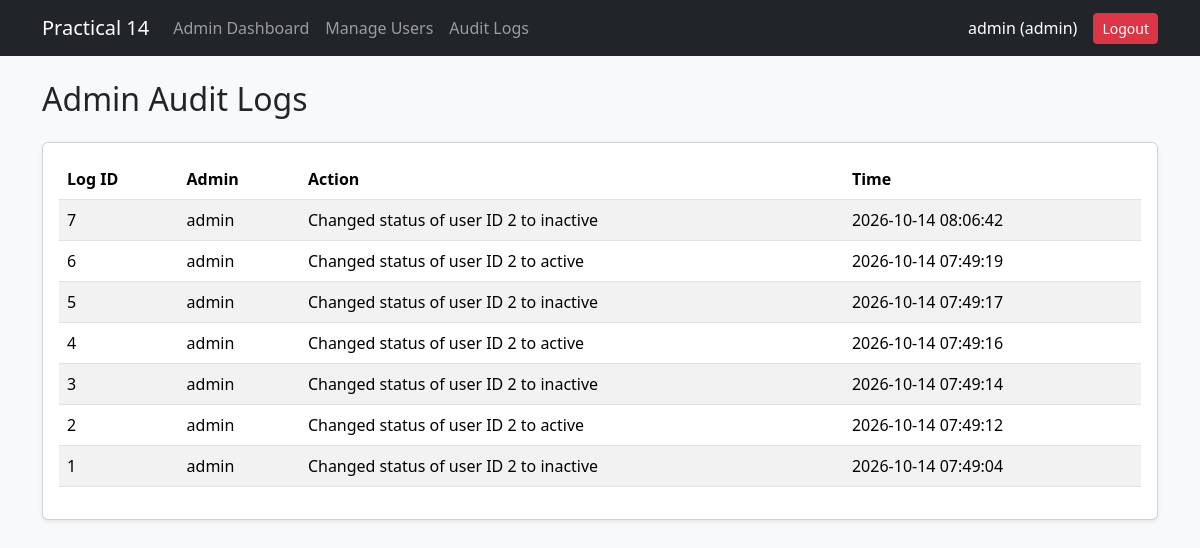
/audit_logs.php (signed in), run on the app's committed database.
### tables this page shows
CREATE TABLE `audit_logs` (
  `id` int(11) NOT NULL,
  `user_id` int(11) DEFAULT NULL,
  `action` varchar(255) NOT NULL,
  `created_at` timestamp NOT NULL DEFAULT current_timestamp()
);

CREATE TABLE `users` (
  `id` int(11) NOT NULL,
  `username` varchar(100) NOT NULL,
  `email` varchar(150) NOT NULL,
  `password` varchar(255) NOT NULL,
  `role` enum('admin','student') NOT NULL DEFAULT 'student',
  `status` enum('active','inactive') NOT NULL DEFAULT 'active',
  `created_at` timestamp NOT NULL DEFAULT current_timestamp()
);

### audit_logs.php (the view, shortened to what this page needs)
<?php
require "auth.php";
$logs = $conn->query(
    "SELECT a.id, u.username, a.action, a.created_at
     FROM audit_logs a
     LEFT JOIN users u ON a.user_id = u.id
     ORDER BY a.id DESC
     LIMIT 100"
);
?>
<!DOCTYPE html>
<html lang="en">
<head>
<link href="https://cdn.jsdelivr.net/npm/bootstrap@5.3.3/dist/css/bootstrap.min.css"
      rel="stylesheet">
</head>
<body class="bg-light">
<?php include "menu.php"; ?>
<div class="container mt-4">
    <h2>Admin Audit Logs</h2>
    <div class="card shadow-sm mt-4">
        <div class="card-body table-responsive">
            <table class="table table-striped">
                <thead>
                    <tr>
                        <th>Log ID</th>
                        <th>Admin</th>
                        <th>Action</th>
                        <th>Time</th>
                    </tr>
                </thead>
                <tbody>
                <?php while ($log = $logs->fetch_assoc()): ?>
                    <tr>
                        <td><?= (int)$log["id"] ?></td>
                        <td><?= htmlspecialchars(
                            $log["username"] ?? "Deleted User"
                        ) ?></td>
                        <td><?= htmlspecialchars($log["action"]) ?></td>
                        <td><?= htmlspecialchars($log["created_at"]) ?></td>
                    </tr>
                <?php endwhile; ?>
                </tbody>
            </table>
        </div>
    </div>
</div>
</body>
</html>

### menu.php (shortened to what this page needs)
<?php
$role = $_SESSION["role"] ?? "";
?>
<nav class="navbar navbar-expand-lg navbar-dark bg-dark">
    <div class="container">
        <a class="navbar-brand"
           href="<?= $role === 'admin'
               ? 'dashboard.php'
               : 'student_dashboard.php' ?>">
            Practical 14
        </a>
        <div class="collapse navbar-collapse" id="mainMenu">
            <ul class="navbar-nav me-auto">
                <?php if ($role === "admin"): ?>
                    <li class="nav-item">
                        <a class="nav-link" href="dashboard.php">
                            Admin Dashboard
                        </a>
                    </li>
                    <li class="nav-item">
                        <a class="nav-link" href="users.php">
                            Manage Users
                        </a>
                    </li>
                    <li class="nav-item">
                        <a class="nav-link" href="audit_logs.php">
                            Audit Logs
                        </a>
                    </li>
                <?php endif; ?>
            </ul>
            <span class="navbar-text text-white me-3">
                <?= htmlspecialchars($_SESSION["username"] ?? "") ?>
                (<?= htmlspecialchars($role) ?>)
            </span>
            <a href="logout.php" class="btn btn-danger btn-sm">
                Logout
            </a>
        </div>
    </div>
</nav>

### data on the page
audit_logs: id "7", user.username "admin", action "Changed status of user ID 2 to inactive", created_at "2026-10-14 08:06:42"
audit_logs: id "6", user.username "admin", action "Changed status of user ID 2 to active", created_at "2026-10-14 07:49:19"
audit_logs: id "5", user.username "admin", action "Changed status of user ID 2 to inactive", created_at "2026-10-14 07:49:17"
audit_logs: id "4", user.username "admin", action "Changed status of user ID 2 to active", created_at "2026-10-14 07:49:16"
audit_logs: id "3", user.username "admin", action "Changed status of user ID 2 to inactive", created_at "2026-10-14 07:49:14"
audit_logs: id "2", user.username "admin", action "Changed status of user ID 2 to active", created_at "2026-10-14 07:49:12"
audit_logs: id "1", user.username "admin", action "Changed status of user ID 2 to inactive", created_at "2026-10-14 07:49:04"

### other printed values
$_SESSION["username"] "admin"
$role "admin"
